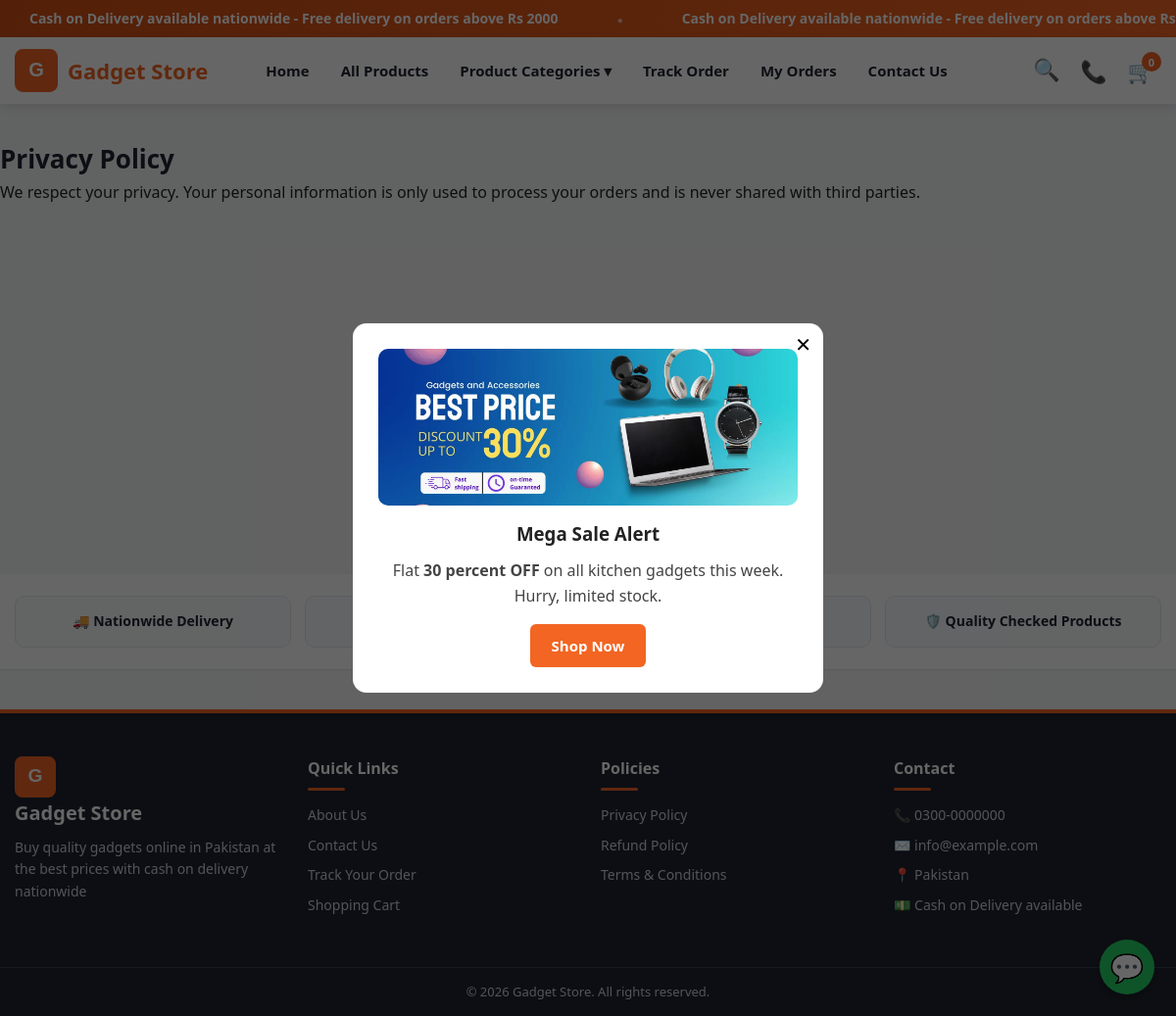
Page /page.php?slug=privacy-policy on the committed database.
### tables this page shows
CREATE TABLE IF NOT EXISTS pages (
  id INT AUTO_INCREMENT PRIMARY KEY,
  title VARCHAR(200) NOT NULL,
  slug VARCHAR(200) NOT NULL UNIQUE,
  content MEDIUMTEXT,
  meta_title VARCHAR(200) DEFAULT '',
  meta_description VARCHAR(300) DEFAULT '',
  meta_keywords VARCHAR(300) DEFAULT '',
  status ENUM('active','inactive') NOT NULL DEFAULT 'active',
  created_at TIMESTAMP DEFAULT CURRENT_TIMESTAMP,
  updated_at TIMESTAMP DEFAULT CURRENT_TIMESTAMP ON UPDATE CURRENT_TIMESTAMP
);

CREATE TABLE IF NOT EXISTS popups (
  id INT AUTO_INCREMENT PRIMARY KEY,
  title VARCHAR(200) DEFAULT '',
  image VARCHAR(255) DEFAULT '',
  content TEXT,
  button_text VARCHAR(100) DEFAULT '',
  button_link VARCHAR(255) DEFAULT '',
  status ENUM('active','inactive') NOT NULL DEFAULT 'active'
);

### config/database.php (called while the page is built, shortened)
<?php
function db(): PDO {
    static $pdo = null;
    if ($pdo === null) {
        $dsn = 'mysql:host=' . DB_HOST . ';dbname=' . DB_NAME . ';charset=utf8mb4';
        $pdo = new PDO($dsn, DB_USER, DB_PASS, [
            PDO::ATTR_ERRMODE => PDO::ERRMODE_EXCEPTION,
            PDO::ATTR_DEFAULT_FETCH_MODE => PDO::FETCH_ASSOC,
        ]);
    }
    return $pdo;
}

### includes/functions.php (called while the page is built, shortened)
<?php
require_once __DIR__ . '/../config/database.php';
function e($s) {
    return htmlspecialchars((string)$s, ENT_QUOTES, 'UTF-8');
}
function base_url($path = '') {
    $proto = (!empty($_SERVER['HTTPS']) && $_SERVER['HTTPS'] !== 'off') ? 'https' : 'http';
    $host  = $_SERVER['HTTP_HOST'] ?? 'localhost';
    $script = str_replace('\\', '/', $_SERVER['SCRIPT_NAME'] ?? '/index.php');
    $dir = rtrim(dirname($script), '/');
    $base = $proto . '://' . $host . ($dir === '' || $dir === '/' ? '' : $dir);
    return rtrim($base, '/') . '/' . ltrim($path, '/');
}
function setting($key, $default = '') {
    static $cache = null;
    if ($cache === null) {
        $cache = [];
        try {
            foreach (db()->query("SELECT skey, svalue FROM settings") as $r) {
                $cache[$r['skey']] = $r['svalue'];
            }
        } catch (Exception $ex) {  }
    }
    return array_key_exists($key, $cache) ? $cache[$key] : $default;
}
function site_name() {
    return setting('site_name', 'Gadget Store');
}
function img_url($path) {
    if (strpos($path, 'assets/') === 0) return base_url($path);
    return base_url('uploads/' . ltrim($path, '/'));
}

### page.php (the view, shortened to what this page needs)
<?php
require_once __DIR__ . '/includes/functions.php';
$slug = trim($_GET['slug'] ?? '');
$st = db()->prepare("SELECT * FROM pages WHERE slug = ? AND status = 'active'");
$st->execute([$slug]);
$pg = $st->fetch();
include __DIR__ . '/includes/header.php';
?>
<div class="container section">
  <h1 class="page-title"><?= e($pg['title']) ?></h1>
  <div class="page-content"><?= $pg['content']  ?></div>
</div>
<?php include __DIR__ . '/includes/footer.php'; ?>

### includes/footer.php (shortened to what this page needs)
</main>
<div class="trust-strip">
  <div class="container trust-grid">
    <div>🚚 Nationwide Delivery</div>
    <div>💵 Cash on Delivery</div>
    <div>↩️ 7-Day Easy Returns</div>
    <div>🛡️ Quality Checked Products</div>
  </div>
</div>
<footer class="site-footer">
  <div class="container footer-grid">
    <div class="f-col">
      <a class="f-logo" href="<?= base_url() ?>" aria-label="<?= e(site_name()) ?>">
        <img src="<?= base_url('assets/images/logo.svg') ?>" alt="<?= e(site_name()) ?>" width="42" height="42">
        <span><?= e(site_name()) ?></span>
      </a>
      <p><?= e(setting('meta_description', 'Quality gadgets at the best prices in Pakistan. Cash on Delivery nationwide.')) ?></p>
    </div>
    <div class="f-col">
      <h4>Quick Links</h4>
      <a href="<?= base_url('page.php?slug=about-us') ?>">About Us</a>
      <a href="<?= base_url('page.php?slug=contact-us') ?>">Contact Us</a>
      <a href="<?= base_url('track-order.php') ?>">Track Your Order</a>
      <a href="<?= base_url('cart.php') ?>">Shopping Cart</a>
    </div>
    <div class="f-col">
      <h4>Policies</h4>
      <a href="<?= base_url('page.php?slug=privacy-policy') ?>">Privacy Policy</a>
      <a href="<?= base_url('page.php?slug=refund-policy') ?>">Refund Policy</a>
      <a href="<?= base_url('page.php?slug=terms-conditions') ?>">Terms &amp; Conditions</a>
    </div>
    <div class="f-col">
      <h4>Contact</h4>
      <?php if (setting('contact_phone')): ?><p>📞 <?= e(setting('contact_phone')) ?></p><?php endif; ?>
      <?php if (setting('contact_email')): ?><p>✉️ <?= e(setting('contact_email')) ?></p><?php endif; ?>
      <?php if (setting('contact_address')): ?><p>📍 <?= e(setting('contact_address')) ?></p><?php endif; ?>
      <p>💵 Cash on Delivery available</p>
    </div>
  </div>
  <div class="footer-bottom">
    <div class="container">© <?= date('Y') ?> <?= e(site_name()) ?>. All rights reserved.</div>
  </div>
</footer>
<?php
$waDigits = preg_replace('/\D/', '', setting('whatsapp_number'));
if ($waDigits !== '' && $waDigits[0] === '0') $waDigits = '92' . substr($waDigits, 1);
?>
<?php if ($waDigits): ?>
<a class="wa-float" href="https://wa.me/<?= e($waDigits) ?>?text=<?= urlencode('Hello! I want to place an order.') ?>" target="_blank" aria-label="Chat on WhatsApp">💬</a>
<?php endif; ?>
<?php
try {
    $pop = db()->query("SELECT * FROM popups WHERE status = 'active' ORDER BY id DESC LIMIT 1")->fetch();
} catch (Exception $ex) { $pop = null; }
?>
<?php if ($pop): ?>
<div class="popup-overlay" id="salePopup" style="display:none">
  <div class="popup-box">
    <button class="popup-close" id="popupClose">✕</button>
    <?php if ($pop['image']): ?><img src="<?= e(img_url($pop['image'])) ?>" alt="<?= e($pop['title']) ?>"><?php endif; ?>
    <h3><?= e($pop['title']) ?></h3>
    <div class="popup-content"><?= $pop['content']  ?></div>
    <?php if ($pop['button_text']): ?><a class="btn" href="<?= e($pop['button_link'] ?: base_url()) ?>"><?= e($pop['button_text']) ?></a><?php endif; ?>
  </div>
</div>
<?php endif; ?>
</body>
</html>

### assets/css/style.css (style rules this page uses)
:root { --primary:#f26522; --primary-dark:#d14f14; --accent:#e63946; --dark:#1f2430; --gray:#6b7280; --bg:#f4f5f7; --card:#ffffff; --border:#e5e7eb; --wa:#25d366; --radius:10px; }
* { box-sizing:border-box;margin:0;padding:0 }
body { font-family:'Segoe UI',Arial,sans-serif;background:var(--bg);color:#222;line-height:1.6 }
a { color:inherit;text-decoration:none }
img { max-width:100%;display:block }
.container { max-width:1200px;margin:0 auto;padding:0 15px }
.btn { display:inline-block;background:var(--primary);color:#fff;border:none;padding:10px 22px;border-radius:6px;cursor:pointer;font-size:15px;font-weight:600 }
.section { padding:36px 0 }
.page-title { font-size:26px;color:var(--dark) }
.popup-overlay { position:fixed;inset:0;background:rgba(0,0,0,.6);z-index:200;display:flex;align-items:center;justify-content:center;padding:20px }
.popup-box { background:#fff;border-radius:14px;max-width:480px;width:100%;padding:26px;position:relative;text-align:center;animation:pop .3s }
.popup-box img { border-radius:10px;margin-bottom:14px;max-height:260px;width:100%;object-fit:cover }
.popup-close { position:absolute;top:10px;right:12px;background:none;border:none;font-size:20px;cursor:pointer }
.popup-content { margin:10px 0 16px;color:#444 }
.wa-float { position:fixed;bottom:22px;right:22px;background:var(--wa);color:#fff;width:56px;height:56px;border-radius:50%;display:flex;align-items:center;justify-content:center;font-size:28px;z-index:150;box-shadow:0 4px 12px rgba(0,0,0,.25) }
.site-footer { background:var(--dark);color:#cbd5e1;margin-top:40px;border-top:4px solid var(--primary) }
.trust-strip { background:#fff;border-bottom:1px solid var(--border) }
.trust-grid { display:grid;grid-template-columns:repeat(auto-fit,minmax(200px,1fr));gap:14px;padding:22px 15px;text-align:center;font-weight:700;color:var(--dark);font-size:14px }
.trust-grid div { background:#f8fafc;border:1px solid var(--border);border-radius:10px;padding:14px 10px }
.footer-grid { display:grid;grid-template-columns:repeat(auto-fit,minmax(220px,1fr));gap:26px;padding:44px 15px }
.f-col h4 { color:#fff;margin-bottom:14px;padding-bottom:10px;position:relative;font-size:16px }
.f-col h4::after { content:'';position:absolute;left:0;bottom:0;width:38px;height:3px;background:var(--primary);border-radius:2px }
.f-col a,.f-col p { display:block;margin-bottom:8px;font-size:14px }
.f-logo { display:inline-flex;align-items:center;gap:10px;margin-bottom:10px;text-decoration:none }
.f-logo img { width:42px;height:42px;object-fit:contain }
.f-logo span { font-size:20px;font-weight:800;color:#fff }
.footer-bottom { border-top:1px solid #374151;padding:14px 0;text-align:center;font-size:13px }

### assets/css/patch.css (style rules this page uses)
html,body { overflow-x:clip }

### rows in the picture
pages: title "Privacy Policy", content "We respect your privacy. Your personal information is only used to process your orders and is never shared with third parties."
popups: image (picture), title "Mega Sale Alert", content "Flat 30 percent OFF on all kitchen gadgets this week. Hurry, limited stock.", button_text "Shop Now"

### other values in the picture
site_name() "Gadget Store"
$cartN "0"
setting('contact_phone') "0300-0000000"
setting('contact_email') "info@example.com"
setting('contact_address') "Pakistan"
